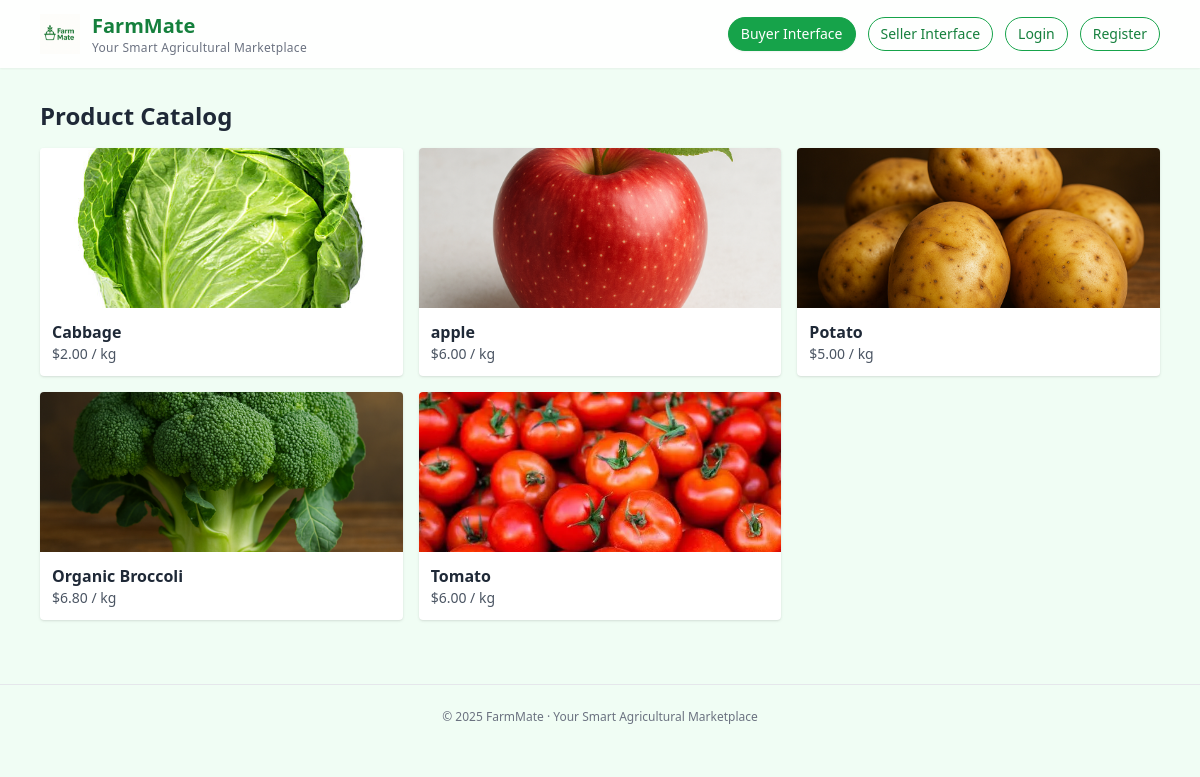
/buy/, run on the app's committed database.
### products/models.py (models this page shows, shortened)
class Product(models.Model):
    supplier = models.ForeignKey(SupplierProfile, on_delete=models.CASCADE, related_name="products")
    name = models.CharField(max_length=200)
    category = models.CharField(max_length=100, blank=True)
    unit = models.CharField(max_length=50, default="kg")
    stock = models.PositiveIntegerField(default=0)
    base_price = models.DecimalField(max_digits=10, decimal_places=2, default=0)
    ai_description_en = models.TextField(blank=True)
    ai_description_zh = models.TextField(blank=True)
    created_at = models.DateTimeField(auto_now_add=True)
    image = models.ImageField(upload_to="products/", blank=True, null=True)
    is_active = models.BooleanField(default=True, verbose_name="Active (listed)")
    purchase_link = models.URLField(blank=True, null=True, verbose_name="Purchase Link")
    class Meta:
        verbose_name = "Product"
        verbose_name_plural = "Products"
        ordering = ["-created_at", "id"]
        indexes = [
            models.Index(fields=["supplier"]),
            models.Index(fields=["name"]),
            models.Index(fields=["category"]),
            models.Index(fields=["is_active"]),
        ]

### products/views.py (the view)
# urls.py: path('buy/', buyer_catalog, name='buyer-catalog'),
def buyer_catalog(request):
    products = Product.objects.filter(is_active=True).order_by("-created_at")
    return render(request, "buyer/catalog.html", {"products": products})

### templates/buyer/catalog.html (shortened to what this page needs)
{% extends "_base.html" %}
{% block content %}
  <h2 class="text-2xl font-semibold mb-4">Product Catalog</h2>
  <div class="grid md:grid-cols-3 gap-4">
  {% for p in products %}
    <a href="/buy/products/{{ p.id }}/" class="block bg-white rounded shadow hover:shadow-md">
      {% if p.image %}
        <img src="{{ p.image.url }}" class="w-full h-40 object-cover rounded-t" alt="{{ p.name }}">
      {% endif %}
      <div class="p-3">
        <div class="font-semibold">{{ p.name }}</div>
        <div class="text-sm text-gray-600">${{ p.base_price }} / {{ p.unit }}</div>
      </div>
    </a>
  {% empty %}
    <p class="text-gray-500">No products available.</p>
  {% endfor %}
  </div>
{% endblock %}

### data on the page
Product: image (picture), name "Cabbage", base_price "2.00", unit "kg"
Product: image (picture), name "apple", base_price "6.00", unit "kg"
Product: image (picture), name "Potato", base_price "5.00", unit "kg"
Product: image (picture), name "Organic Broccoli", base_price "6.80", unit "kg"
Product: image (picture), name "Tomato", base_price "6.00", unit "kg"
